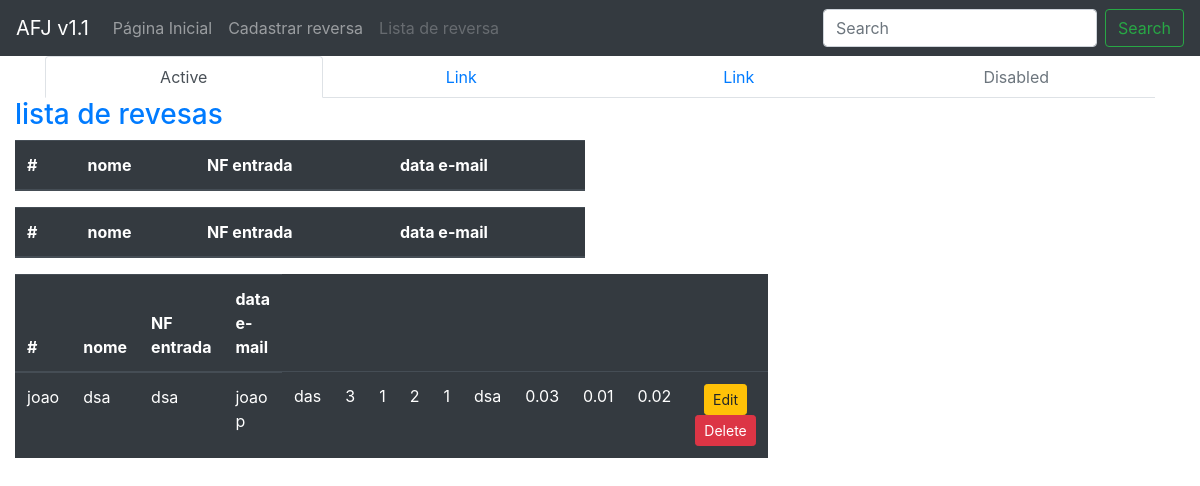
The app's page /funcionarios/, older data.
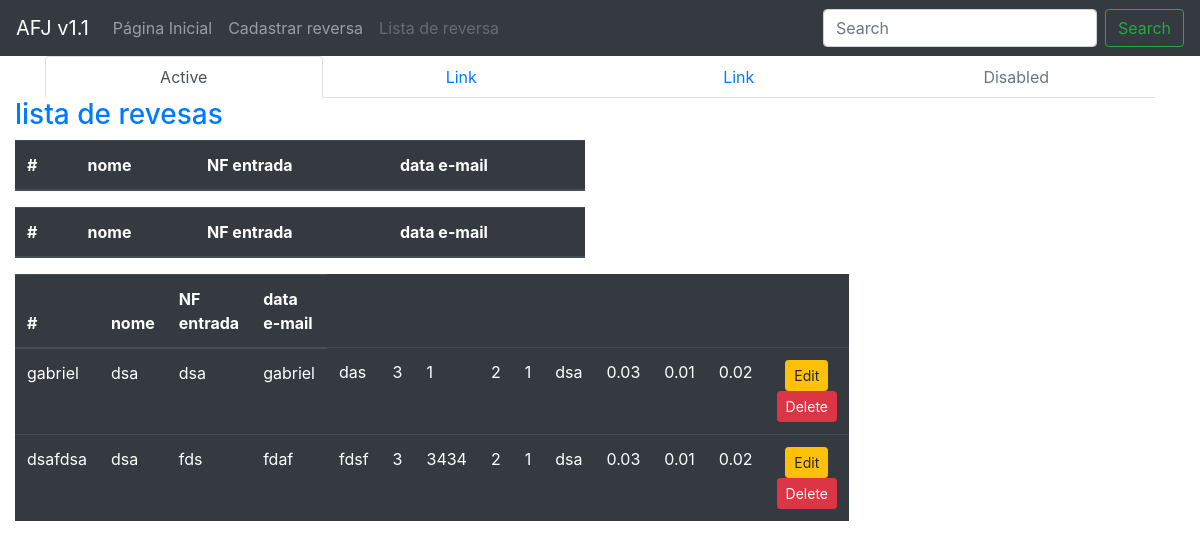
The same page, newer data.
### helloworld/models.py (models this page shows)
class Funcionario(models.Model):
    numero= models.CharField(
     max_length=255,
     null=False,
     blank=False
    )
    vendedor = models.CharField(
     max_length=25,
     null=False,
     blank=False
    )
    data = models.CharField(
     max_length=11,
     null=False,
     blank=False
    )
    nome = models.CharField(
     max_length=255,
     null=False,
     blank=False
    )
    NfDeOrigem = models.CharField(
     max_length=5,
     null=False,
     blank=False
    )
    NfDeEntrada = models.PositiveIntegerField(
      null=False,
     blank=False
    )
    NfDeSAida = models.PositiveIntegerField(
     null=False,
     blank=False
    )
    efeito = models.PositiveIntegerField(
      null=False,
      blank=False
    )
    NumeroConserto = models.PositiveIntegerField(
     null=False,
     blank=False
    )
    transpotadora = models.CharField(
     max_length=255,
     null=False,
     blank=False
    )
    CustoColeta = models.DecimalField(
     max_digits=8,
     decimal_places=2,
     null=False,
     blank=False
    )
    CustoIda = models.DecimalField(
     max_digits=8,
     decimal_places=2,
     null=False,
     blank=False
    )
    CustoVenda = models.DecimalField(
     max_digits=8,
     decimal_places=2,
     null=False,
     blank=False
    )
    objetos = models.Manager()

### website/views.py (the view)
# urls.py: path('funcionarios/', FuncionarioListView.as_view(), name="lista_funcionarios"),
class FuncionarioListView(ListView):
    template_name = "website/lista.html"
    model = Funcionario
    context_object_name = "funcionarios"
    class FuncionarioUpdateView(UpdateView):
     template_name = "website/lista.html"
     model = Funcionario
     fields = '__all__'
     context_object_name = 'funcionario'
     success_url = reverse_lazy("website:lista_funcionarios")

### website/templates/website/lista.html (shortened to what this page needs)
<!DOCTYPE html>
<html lang="en">
    <head>
        {% load static %}
        {% load crispy_forms_tags %}
        <link rel="stylesheet" href="https://maxcdn.bootstrapcdn.com/bootstrap/4.3.1/css/bootstrap.min.css">
    </head>
<body>
    <nav class="navbar navbar-expand-lg navbar navbar-dark bg-dark">
  <div class="collapse navbar-collapse" id="navbarTogglerDemo01">
    <a class="navbar-brand" href="#">AFJ v1.1</a>
    <ul class="navbar-nav mr-auto mt-2 mt-lg-0">
      <li class="nav-item">
        <a class="nav-link " href="{% url 'website:index' %}">Página Inicial</a>
      </li>
      <li class="nav-item">
        <a class="nav-link " href="{% url 'website:cadastra_funcionario' %}">Cadastrar reversa</a>
      </li>
      <li class="nav-item">
        <a class="nav-link disabled" href="{% url 'website:lista_funcionarios' %}">Lista de reversa</a>
      </li>
    </ul>
    <form class="form-inline my-2 my-lg-0">
      <input class="form-control mr-sm-2" type="search" placeholder="Search" aria-label="Search">
      <button class="btn btn-outline-success my-2 my-sm-0" type="submit">Search</button>
    </form>
  </div>
</nav>
<div class="container">
  <ul class="nav nav-tabs nav-justified">
    <li class="nav-item">
      <a class="nav-link active" id="nav-home-tab1" data-toggle="tab" href="#nav-home1">Active</a>
    </li>
    <li class="nav-item">
      <a class="nav-link" id="nav-home-tab2" data-toggle="tab" href="#nav-home2">Link</a>
    </li>
    <li class="nav-item">
      <a class="nav-link"id="nav-home-tab3" data-toggle="tab" href="#nav-home3">Link</a>
    </li>
    <li class="nav-item">
      <a class="nav-link disabled" href="#">Disabled</a>
    </li>
  </ul>
</div>
    <div class="col-md-6 well">
        <h3 class="text-primary">lista de revesas
		    </tr></h3>
  <div class="tab-content" id="nav-tabContent">
                            <div class="tab-pane fade show active" id="nav-home" role="tabpanel" aria-labelledby="nav-home-tab">
                              <table class="table table-hover table-dark">
                                  <thead>
                                      <tr>
                                        <th scope="col">#</th>
                                        <th scope="col">nome</th>
                                        <th scope="col">NF entrada</th>
                                        <th scope="col">data e-mail</th>
                                      </tr>
                                  </thead>
                            </div>
  <div class="tab-content" id="nav-tabContent">
                            <div class="tab-pane fade show active" id="nav-home" role="tabpanel" aria-labelledby="nav-home-tab">
                              <table class="table table-hover table-dark">
                                  <thead>
                                      <tr>
                                        <th scope="col">#</th>
                                        <th scope="col">nome</th>
                                        <th scope="col">NF entrada</th>
                                        <th scope="col">data e-mail</th>
                                      </tr>
                                  </thead>
                            </div>
  <div class="tab-content" id="nav-tabContent">
                            <div class="tab-pane fade show active" id="nav-home" role="tabpanel" aria-labelledby="nav-home-tab">
                              <table class="table table-hover table-dark">
                                  <thead>
                                      <tr>
                                        <th scope="col">#</th>
                                        <th scope="col">nome</th>
                                        <th scope="col">NF entrada</th>
                                        <th scope="col">data e-mail</th>
                                      </tr>
                                  </thead>
                            </div>
                {% for funcionario in funcionarios %}
                    <tr>
                        <td>{{ funcionario.numero }}</td>
                        <td>{{ funcionario.vendedor }}</td>
                        <td>{{ funcionario.data }}</td>
                        <td>{{ funcionario.nome }}</td>
                        <td>{{ funcionario.NfDeOrigem }}</td>
                        <td>{{ funcionario.NfDeEntrada }}</td>
                        <td>{{ funcionario.NfDeSAida }}</td>
                        <td>{{ funcionario.efeito }}</td>
                        <td>{{ funcionario.NumeroConserto }}</td>
                        <td>{{ funcionario.transpotadora }}</td>
                        <td>{{ funcionario.CustoColeta }}</td>
                        <td>{{ funcionario.CustoIda }}</td>
                        <td>{{ funcionario.CustoVenda }}</td>
                        <td><center><a class="btn btn-sm btn-warning" href="{% url 'website:atualiza_funcionario' pk=funcionario.id %}"> Edit</a> <a class="btn btn-sm btn-danger" href="{% url 'website:deleta_funcionario' pk=funcionario.id %}"> Delete</a></center></td>
                    </tr>
                {% endfor %}
</body>
</html>

Row changes from the older to the newer data that the page shows:
changed Funcionario "das": numero "joao" → "gabriel"; nome "joao p" → "gabriel"
added Funcionario: numero "dsafdsa", vendedor "dsa", data "fds", nome "fdaf", NfDeOrigem "fdsf", NfDeEntrada "3", NfDeSAida "3434", efeito "2", NumeroConserto "1", transpotadora "dsa", CustoColeta "0.03", CustoIda "0.01", CustoVenda "0.02"
